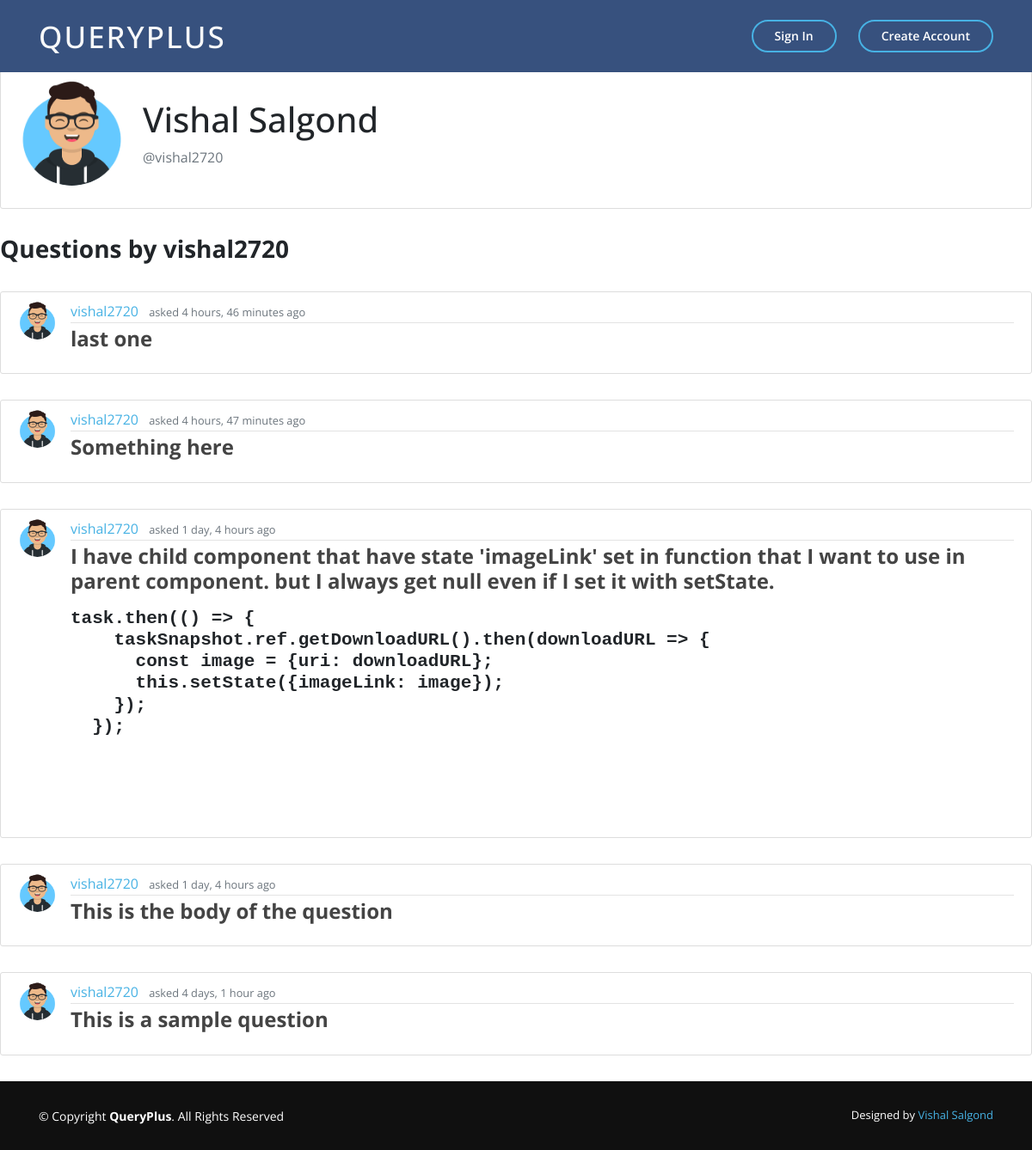
The app's page /user/vishal2720/ with its own data.
### main_app/models.py (models this page shows, shortened)
class Question(models.Model):
    title = models.CharField(max_length=100, null=True)
    question = RichTextField()
    date_posted = models.DateTimeField(auto_now_add=True)
    author = models.ForeignKey(User, on_delete=models.CASCADE)
    upvotes = models.ManyToManyField(User, related_name='upvotes', blank=True)
    downvotes = models.ManyToManyField(User, related_name='downvotes', blank=True)

class Profile(models.Model):
    user = models.OneToOneField(User, on_delete=models.CASCADE)
    image = models.ImageField(default='default.jpg',upload_to='profile_pics')

### main_app/views.py (the view)
# urls.py: path('user/<str:username>/', UserListView.as_view(), name='user-profile'),
class UserListView(ListView):
    model = Question
    template_name = 'main_app/user_profile.html'
    context_object_name = 'questions'
    paginate_by = 5
    def get_queryset(self, **kwargs):
        user = get_object_or_404(User, username=self.kwargs.get('username','first_name'))
        return Question.objects.filter(author=user).order_by('-date_posted')

### main_app/templates/main_app/user_profile.html
{% extends "main_app/base.html" %}
{% load crispy_forms_tags %}
{% block content %}
{% for question in questions|slice:":1" %}
    <div class="content-section">
    <div class="media">
        <img class="rounded-circle account-img" src="{{ question.author.profile.image.url }}">
        <div class="media-body">
          <br>
          <h2 class="account-heading">{{ question.author.first_name }} {{ question.author.last_name }}</h2>
          <p class="text-secondary">@{{ view.kwargs.username }} </p>
        </div>
    </div>
    </div>
    <h3> <b>Questions by {{ view.kwargs.username }}</b> </h3>
    <br>
{% endfor %}
{% for question in questions %}
    <article class="media content-section">
        <img class="rounded-circle article-img" src="{{ question.author.profile.image.url }}" alt="">
        <div class="media-body">
        <div class="article-metadata">
            <a class="mr-2" href="{% url 'user-profile' question.author.username %}">{{ question.author }}</a>
            <small class="text-muted">asked {{ question.date_posted|timesince }} ago</small>
        </div>
        <h4><a class="article-title" href="{% url 'question-detail' question.id %}"><b>{{ question.question|safe }}</b></a></h4>
        </div>
    </article>
{% endfor %}
{% endblock content %}

### main_app/static/main_app/main.css (style rules this page uses)
html { min-height: 100%; position: relative; }
body { background: white; margin-top: 5rem; font-family: 'Open Sans', sans-serif; padding-bottom: 80px; }
a { color: #47b2e4; }
.content-section { background: #ffffff; padding: 10px 20px; border: 1px solid #dddddd; border-radius: 3px; margin-bottom: 30px; }
.article-title { color: #444444; }
.article-img { height: 45px; width: 45px; margin-right: 16px; }
.article-metadata { padding-bottom: 1px; margin-bottom: 4px; border-bottom: 1px solid #e3e3e3 }
.account-img { height: 125px; width: 125px; margin-right: 20px; margin-bottom: 16px; }
.account-heading { font-size: 2.5rem; }

### records on screen
Question: author.profile.image (picture), author.first_name "Vishal", author.last_name "Salgond", kwargs.username "vishal2720", author "vishal2720", date_posted "4 hours, 46 minutes", question "last one"
Question: author.profile.image (picture), author "vishal2720", date_posted "4 hours, 47 minutes", question "Something here"
Question: author.profile.image (picture), author "vishal2720", date_posted "1 day, 4 hours", question "I have child component that have state 'imageLink' set in function that I want to use in parent component. but I always get null even if I set it with setState. task.then(() => { taskSnapshot.ref.getDownloadURL().then(downloadURL => { const image = {uri: downloadURL}; this.setState({imageLink: image}); }); });"
Question: author.profile.image (picture), author "vishal2720", date_posted "1 day, 4 hours", question "This is the body of the question"
Question: author.profile.image (picture), author "vishal2720", date_posted "4 days, 1 hour", question "This is a sample question"
